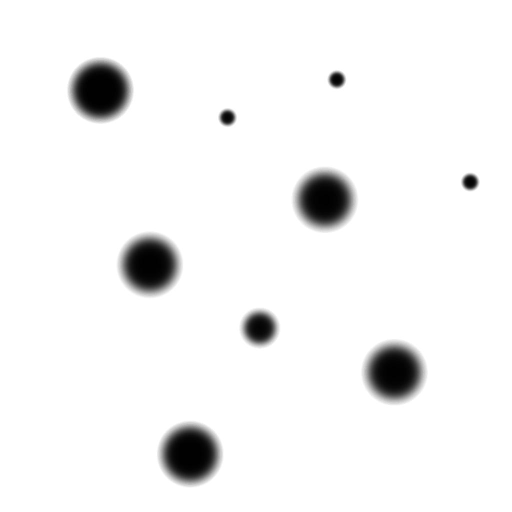
#> input picture flask/ImageRecieved.jpg, 1024 x 1024 px (shown at 1/2 size)
$ python -i recog.py   (imports and definitions only)   (older library calls are emulated)
#> lines starting #> are read from the running program, lines starting #| are printed output that depends on the picture; after the words box and inside, x2 and y2 are one past the last pixel; in counts of white or black regions, pixels touching at a corner belong together
from skimage import io, filters
from scipy import ndimage
import matplotlib.pyplot as plt
import math
import numpy as np
from skimage.exposure import histogram
from skimage import measure, transform
from skimage.transform import rescale, resize, downscale_local_mean
from PIL import Image


def count_cells():
    #Preparing data
    im = io.imread('ImageRecieved.jpg', as_grey=True)
#> im is the input picture: shape (1024, 1024) float64; min 0, max 1, mean 0.954
    #image_rescaled = rescale(im, 2.5, anti_aliasing=True)
    #io.imsave('../data/ScaleRotate15gimg1.jpg', image_rotated)
    #im = np.asarray( image, dtype="int32" )
    val = filters.threshold_otsu(im)
#> val = 0.584
    image_filtered = ndimage.binary_fill_holes(im <  val)
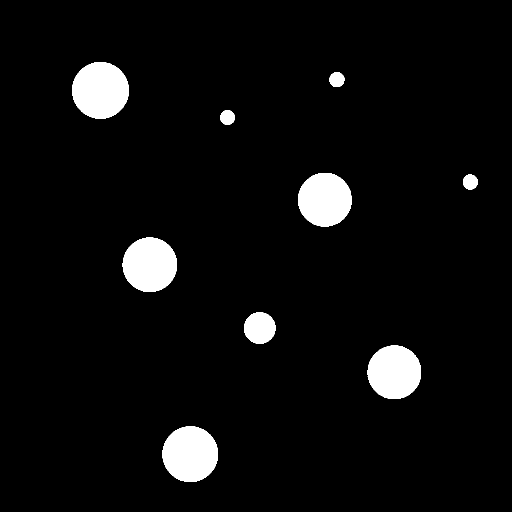
#> image_filtered: shape (1024, 1024) bool (shown at 1/2 size); 5% white; 9 white regions, largest, box (x1, y1, x2, y2) and area: (144, 124, 258, 237) 10103, (325, 852, 436, 964) 9755, (245, 475, 354, 584) 9341
    image_eroded = ndimage.binary_erosion(image_filtered, structure=np.ones((2,2)))
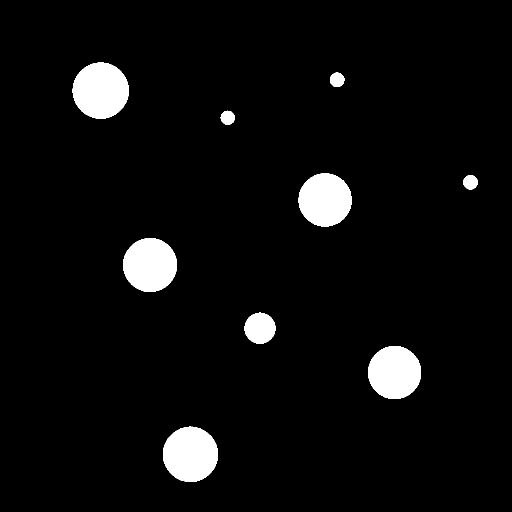
#> image_eroded: shape (1024, 1024) bool (shown at 1/2 size); 4.9% white; 9 white regions, largest, box (x1, y1, x2, y2) and area: (145, 125, 258, 237) 9877, (326, 853, 436, 964) 9532, (246, 476, 354, 584) 9124

    extremas = ndimage.extrema(im)
#> extremas = (0, 1, (157, 184), (0, 0))
    print(len(extremas))
#| 4

    #Remove irregular areas
    cellcount = measure.label(image_filtered)
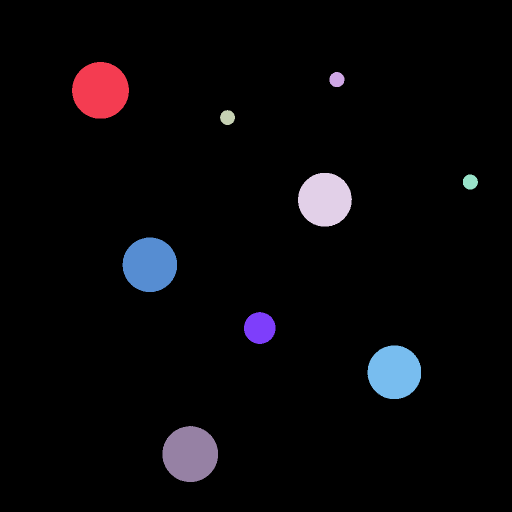
#> cellcount: shape (1024, 1024) int32 (shown at 1/2 size); 10 distinct labels, from 0 to 9; one colour per label, 0 black
    #print('CELL COUNT' + str(cellcount.max()))
    #io.imsave('result.jpg', image_filtered)

    im = Image.fromarray(image_filtered)
    im.save("result.jpeg")
    return cellcount.max()

>>> result = count_cells()
#> result = 9
